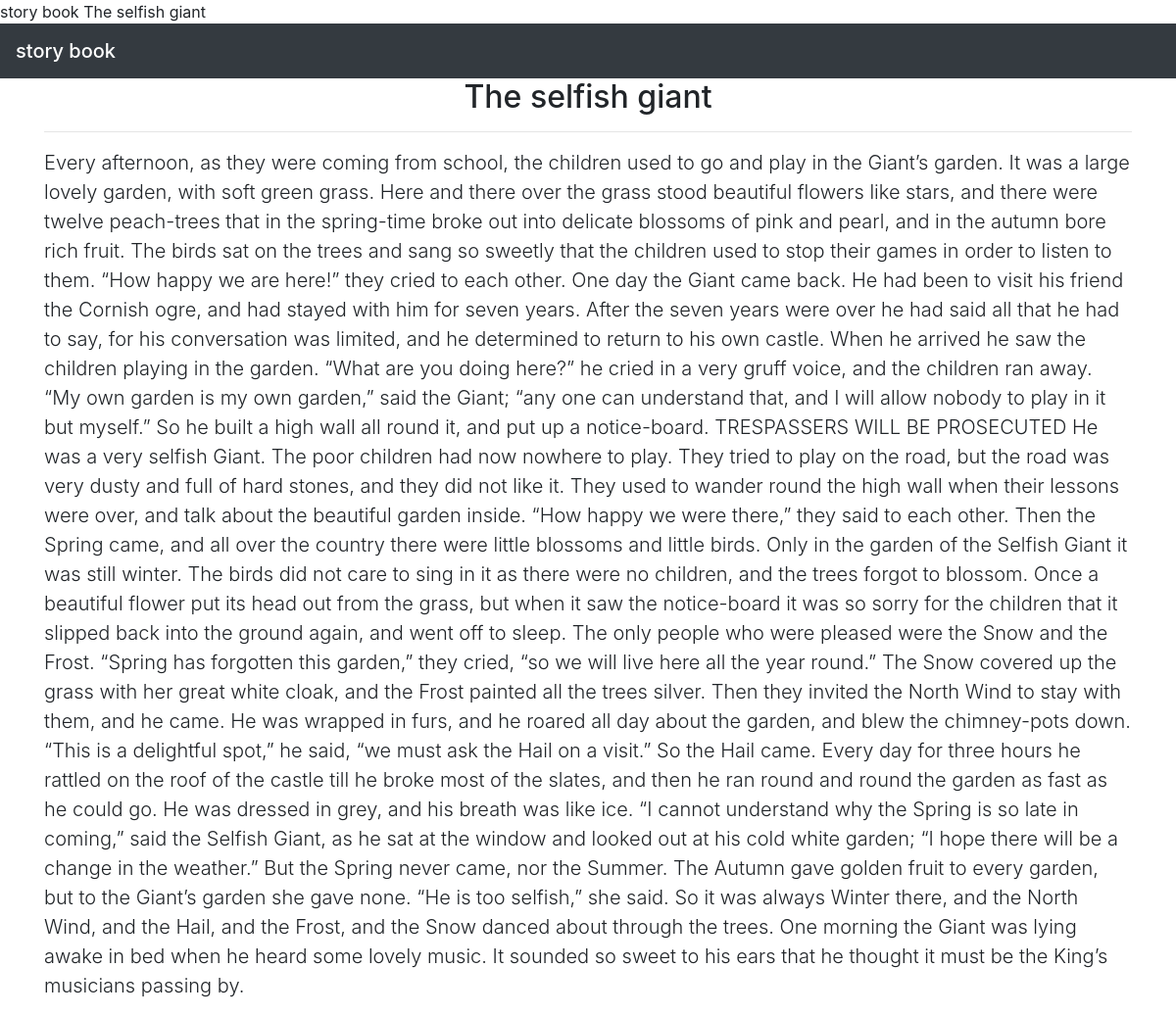
/1/, run on the app's committed database.
### story/models.py (models this page shows, shortened)
class Story(models.Model):
    objects = None
    category=models.ForeignKey(Category,on_delete=models.CASCADE)
    title=models.CharField(max_length=150)
    body=models.TextField()
    des=models.TextField()
    publish=models.DateTimeField(auto_now_add=True)
    class Meta:
        ordering=("publish",)

### story/views.py (the view)
# urls.py: path('<int:id>/',views.story_detail,name='story_detail'),
def story_detail(request,id):
    story=get_object_or_404(Story,id=id)
    return render(request,'story/story_detail.html',{'story':story})

### story/templates/story/story_detail.html (shortened to what this page needs)
{% extends 'base.html' %}
{% block title %}
{{ story.title}}
{% endblock %}
{% block body %}
    <div class="container">
      <h2 class="text-center">{{story.title}}</h2><hr>
      <p class="lead">{{story.body}}</p>
    </div>
{% endblock %}

### data on the page
Story: title "The selfish giant", body "Every afternoon, as they were coming from school, the children used to go and play in the Giant’s garden. It was a large lovely garden, with soft green grass. Here and there over the grass stood beautiful flowers like stars, and there were twelve peach-trees that in the spring-time broke out into delicate blossoms of pink and pearl, and in the autumn bore rich fruit. The birds sat on the trees and sang so sweetly that the children used to stop their games in order to listen to them. “How happy we are here!” they cried to each other. One day the Giant came back. He had been to visit his friend the Cornish ogre, and had stayed with him for seven years. After the seven years were over he had…"
